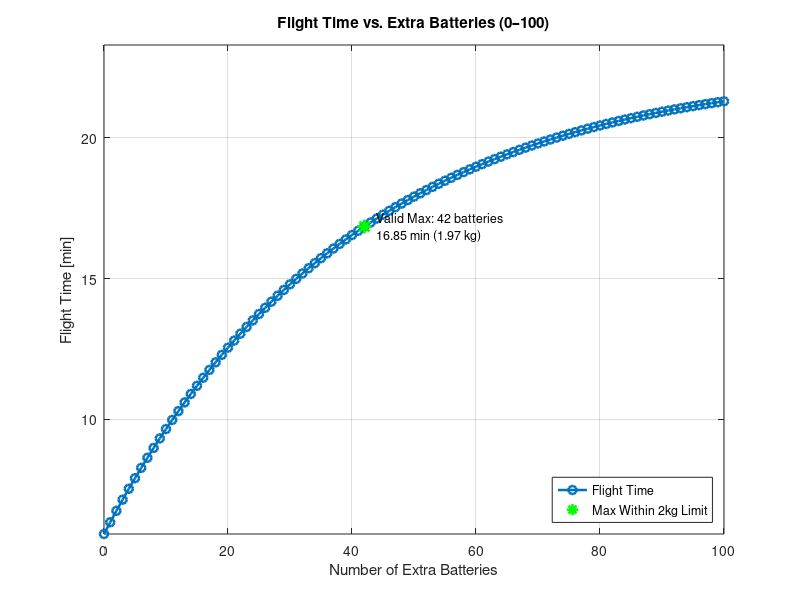
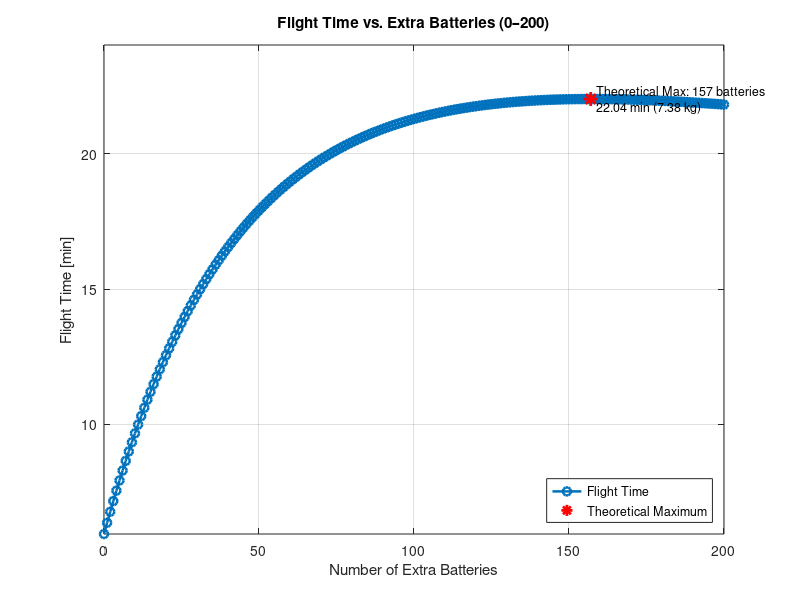

These figures' MATLAB source, in order:
clear; clc; close all;

% Constants
g = 3.728;               % Mars gravity [m/s^2]
rho = 14e-3;             % Mars air density [kg/m^3]
gamma = 1.15;            % Correction factor
C_bat_unit = 10/6;       % Battery capacity [Wh]
m_bat_unit = 0.047;      % Battery mass [kg]
max_payload_mass = 2;    % Payload mass limit [kg]

% Load selected drone results
load('results/T2_res_sel.mat');
n_bat_original = 20 / C_bat_unit;  % Assume 20 Wh default battery pack

% Drone mass breakdown
m_bat_orig = res_sel.m_batteries;
m_mot = res_sel.m_motors;
m_prop = res_sel.m_propellers;
m_fuse = res_sel.m_fuselage;
m_res = 1;  % Reserve structure
N_prop = res_sel.N_propellers;
L_bld = res_sel.L_blades;
A_rotor = pi * L_bld^2;
P_0 = res_sel.P_drag;

%% SIMULATION 1: 0–100 BATTERIES 
n1 = 0:100;
t1 = zeros(size(n1));
m_bat_total1 = zeros(size(n1));

for i = 1:length(n1)
    n_extra = n1(i);
    m_extra = n_extra * m_bat_unit;
    m_bat_total = m_bat_orig + m_extra;
    m_total = m_mot + m_prop + m_fuse + m_res + m_bat_total;
    T = m_total * g;
    T_rotor = T / N_prop;
    P_rotor = gamma * T_rotor^(3/2) / sqrt(2 * rho * A_rotor) + P_0;
    P_total = N_prop * P_rotor;
    E_total = (n_bat_original + n_extra) * C_bat_unit;
    t1(i) = E_total / P_total * 60;  % min
    m_bat_total1(i) = m_extra;
end

% Find max within 2kg
valid_mask = m_bat_total1 <= max_payload_mass;
[max_valid_time, idx_valid] = max(t1(valid_mask));
n_valid_opt = n1(valid_mask);
n_valid_opt = n_valid_opt(idx_valid);
m_valid_opt = m_bat_total1(n1 == n_valid_opt);

%% SIMULATION 2: 0–200 BATTERIES
n2 = 0:200;
t2 = zeros(size(n2));

for i = 1:length(n2)
    n_extra = n2(i);
    m_extra = n_extra * m_bat_unit;
    m_bat_total = m_bat_orig + m_extra;
    m_total = m_mot + m_prop + m_fuse + m_res + m_bat_total;
    T = m_total * g;
    T_rotor = T / N_prop;
    P_rotor = gamma * T_rotor^(3/2) / sqrt(2 * rho * A_rotor) + P_0;
    P_total = N_prop * P_rotor;
    E_total = (n_bat_original + n_extra) * C_bat_unit;
    t2(i) = E_total / P_total * 60;
end

[max_theo_time, idx_theo] = max(t2);
n_theo_opt = n2(idx_theo);
m_theo_opt = n_theo_opt * m_bat_unit;

%% PLOT 1: Up to 100 batteries 
figure;
plot(n1, t1, 'o-', 'LineWidth', 1.8); hold on;
plot(n_valid_opt, max_valid_time, 'g*', 'MarkerSize', 10, 'LineWidth', 2);
xlabel('Number of Extra Batteries');
ylabel('Flight Time [min]');
title('Flight Time vs. Extra Batteries (0–100)');
legend('Flight Time', 'Max Within 2kg Limit', 'Location', 'southeast');
grid on;
xlim([0 100]);
ylim([min(t1) max(t1)+2]);

text(n_valid_opt+2, max_valid_time, ...
    sprintf('Valid Max: %d batteries\n%.2f min (%.2f kg)', ...
    n_valid_opt, max_valid_time, m_valid_opt), ...
    'FontSize', 9);

%% PLOT 2: Up to 200 batteries
figure;
plot(n2, t2, 'o-', 'LineWidth', 1.8); hold on;
plot(n_theo_opt, max_theo_time, 'r*', 'MarkerSize', 10, 'LineWidth', 2);
xlabel('Number of Extra Batteries');
ylabel('Flight Time [min]');
title('Flight Time vs. Extra Batteries (0–200)');
legend('Flight Time', 'Theoretical Maximum', 'Location', 'southeast');
grid on;
xlim([0 200]);
ylim([min(t2) max(t2)+2]);

text(n_theo_opt+2, max_theo_time, ...
    sprintf('Theoretical Max: %d batteries\n%.2f min (%.2f kg)', ...
    n_theo_opt, max_theo_time, m_theo_opt), ...
    'FontSize', 9);

%% Print results
fprintf(' Optimum within 2 kg limit: \n');
fprintf('Valid Max: %d extra batteries\nFlight time: %.2f min\nBattery mass: %.2f kg\n\n', ...
    n_valid_opt, max_valid_time, m_valid_opt);

fprintf('Theoretical optimum: \n');
fprintf('Theoretical Max: %d extra batteries\nFlight time: %.2f min\nBattery mass: %.2f kg\n', ...
    n_theo_opt, max_theo_time, m_theo_opt);
